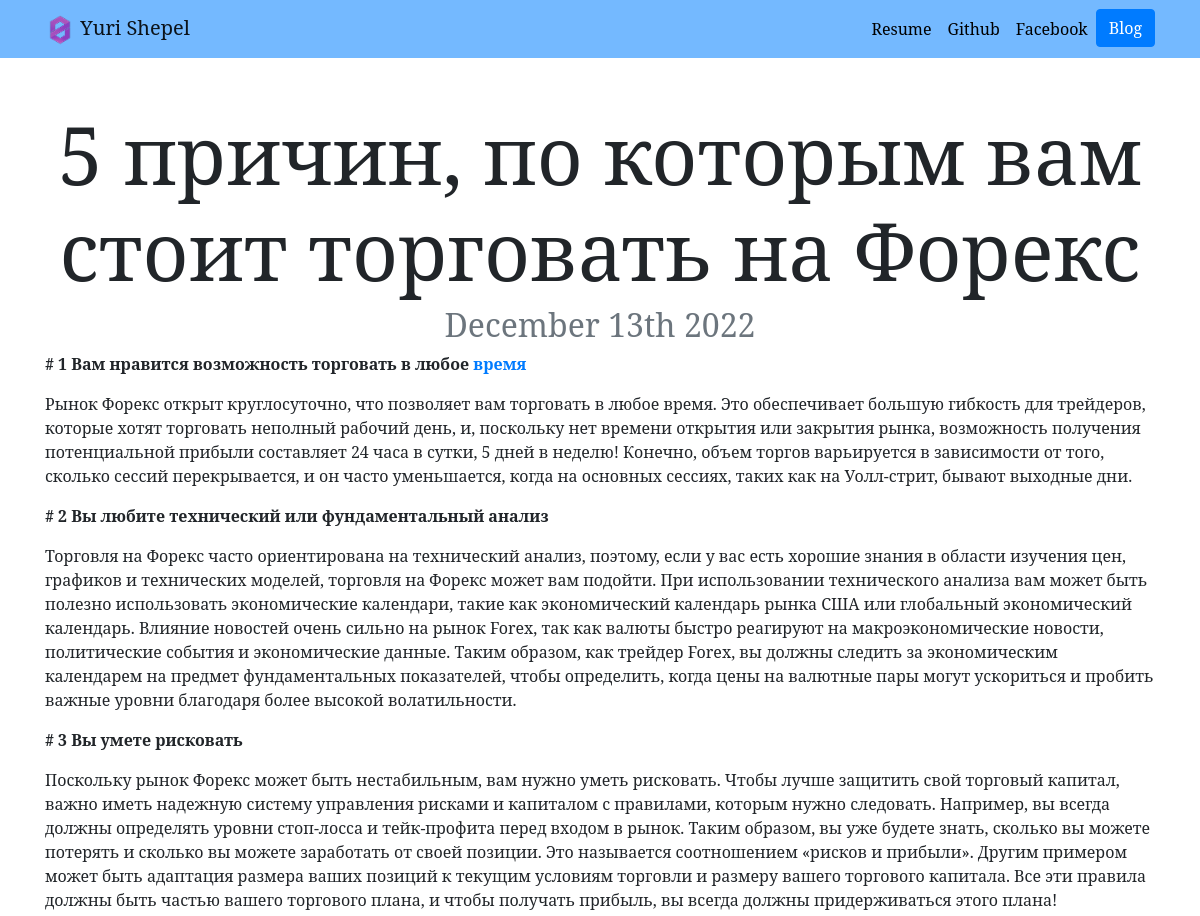
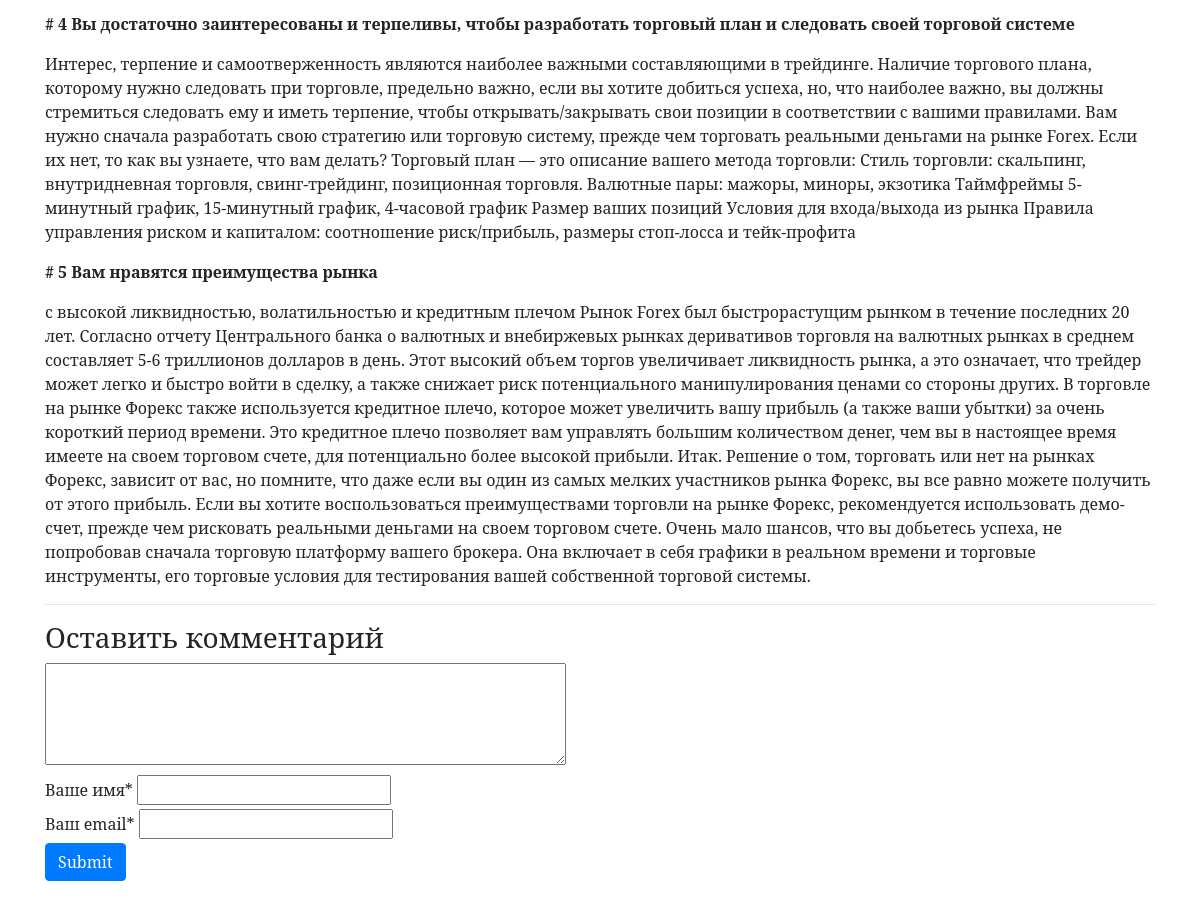
The app's page /blog/2/ with its own data (2 pictures, top to bottom).
### blog/models.py (models this page shows, shortened)
class Post(models.Model):
    title = models.CharField(max_length=250)
    date = models.DateField()
    content = RichTextField(blank=True)

### blog/views.py (the view)
# urls.py: path('<int:post_id>/', views.Detail.as_view(), name='detail'),
class Detail(View):
    def get(self, request, post_id):
        post = get_object_or_404(Post, pk=post_id)
        return render(request, 'blog/detail.html', {'post': post})

### blog/templates/blog/detail.html (shortened to what this page needs)
{% extends 'portfolio/base.html' %}
{% block content %}
    <h1 class="text-center mt-5" id="blogdetailtitle">{{ post.title }}</h1>
    <h2 class="text-center text-muted mb5">{{ post.date|date:"F jS Y" }}</h2>
    {{ post.content|safe }}
    <hr>
    <div class="text-left mt-3">
        <h3>Оставить комментарий</h3>
        <form action="{% url 'blog:add_comments' post.id %} " method="post">
            <div>
                <textarea name="text" rows="4" cols="50" ></textarea>
             </div>
            <div class="mt-1">
                <lable>Ваше имя*</lable>
                <input type="text" name="name">
             </div>
                <div class="mt-1">
                <lable>Ваш email*</lable>
                <input type="email" name="email">
             </div>
                <div class="mt-1 mb-3">
                <input type="submit" name="" id="" class="btn btn-primary">
             </div>
        </form>
    </div>
{% endblock %}

### portfolio/static/portfolio/custom.css (style rules this page uses)
body { font-family: 'Noto Serif', serif; }
@media (min-width: 992px) { #blogdetailtitle { font-size: 5rem; } }

### records on screen
Post: title "5 причин, по которым вам стоит торговать на Форекс", date "December 13th 2022", content "# 1 Вам нравится возможность торговать в любое время Рынок Форекс открыт круглосуточно, что позволяет вам торговать в любое время. Это обеспечивает большую гибкость для трейдеров, которые хотят торговать неполный рабочий день, и, поскольку нет времени открытия или закрытия рынка, возможность получения потенциальной прибыли составляет 24 часа в сутки, 5 дней в неделю! Конечно, объем торгов варьируется в зависимости от того, сколько сессий перекрывается, и он часто уменьшается, когда на основных сессиях, таких как на Уолл-стрит, бывают выходные дни. # 2 Вы любите технический или фундаментальный анализ Торговля на Форекс часто ориентирована на технический анализ, поэтому, если у вас есть…"
